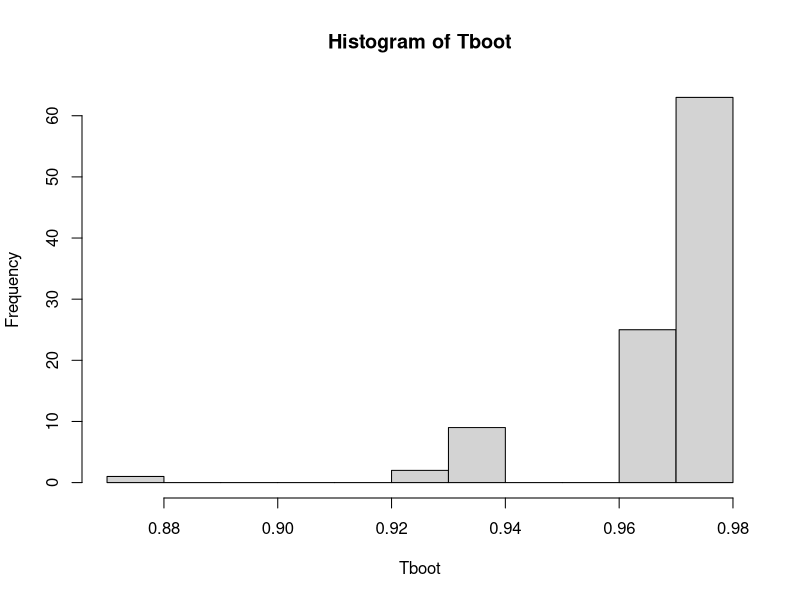

This chart was generated by the following R code:
# Exercise 8.6.7
# Let X1, ..., Xn ∼ Uniform(0, θ). Let θ = Xmax = max{X1, ..., Xn}. 
# Generate a data set of size 50 with θ = 1.
# (a) Find the distribution of θ. Compare the true distribution of θ to the histograms from the bootstrap.
# (b) This is a case where the bootstrapdoes very poorly. In fact, we can prove that this is the case. Show that P(θ. = θ.) = 0
# and yet P(θ.* = θ.) ≈ 0.632.

# Initialize data
n <- 50
theta <- 1
X <- runif(n,0,theta)

# Bootstrap
theta_hat <- max(X)
B <- 100
Tboot <- vector(mode = "numeric", length = B)
for (i in 1:B) {
  Xstar <- sample(X,n,replace=TRUE)
  Tboot[i] <- max(Xstar)
}
hist(Tboot)

# Why bootstrap behave poorly?
# We can tell from the hisogram that the probability of θ = 1 almost reach 0.6 or more.
# However, according to the uniform distribution, the probability of θ equals to any value
# should be zero.